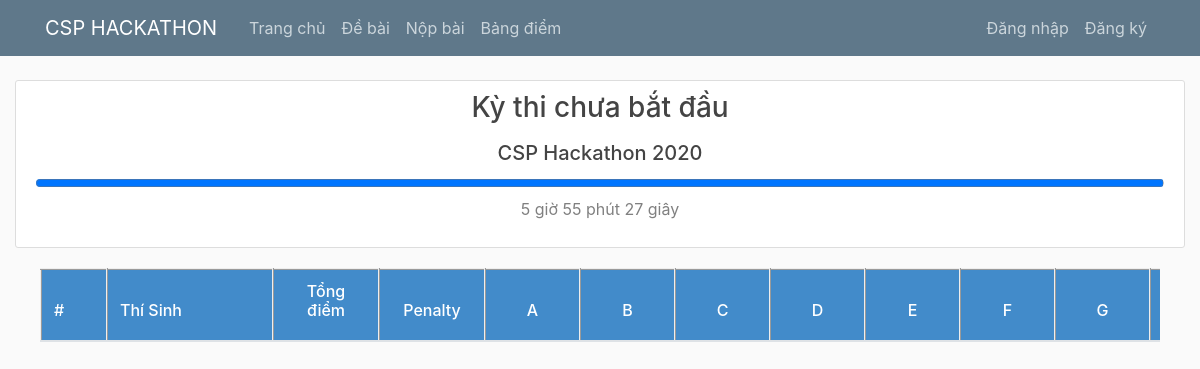
Page /standings on the earlier database version.
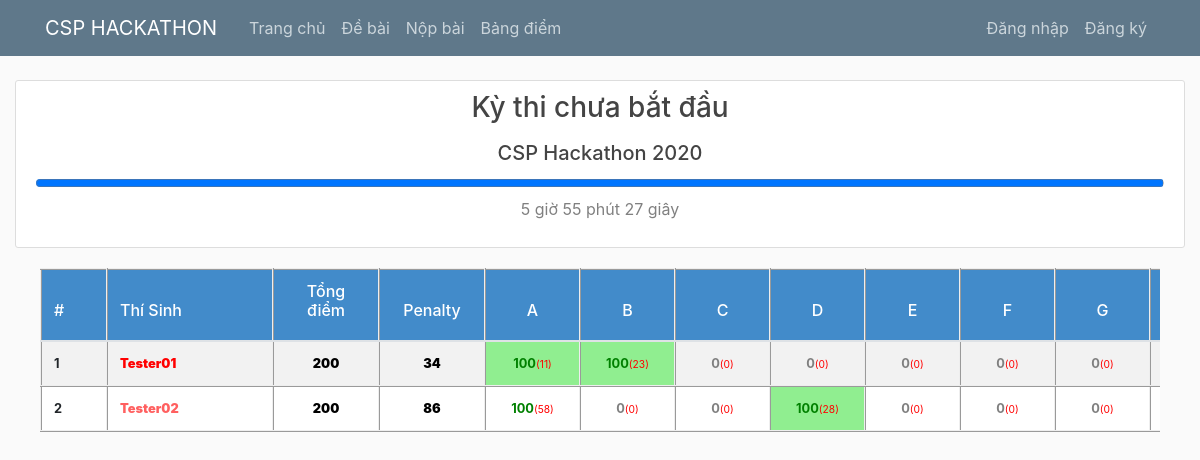
Same page on the later database version.
### Hackathon/models.py (models this page shows, shortened)
class User(db.Model, UserMixin):
    id = db.Column(db.Integer, primary_key=True)
    username = db.Column(db.String(20), unique=True, nullable=False)
    image_file = db.Column(db.String(20), nullable=False, default='default.jpg')
    password = db.Column(db.String(60), nullable=False)
    repass = db.Column(db.Boolean, nullable=False, default=False)
    posts = db.relationship('Post', backref='author', lazy=True)
    submissions = db.relationship('Submission', backref='author', lazy=True)

### Hackathon/routes.py (the view)
@app.route("/standings")
def standings():
    users = User.query.all()
    scores = []
    max_score_possible = [0 for i in range(0, nProblems)]
    for i in range(0, nProblems):
        problem = contestData['problem'][i]
        nSubtasks = int(problem['nSubtasks'])
        for j in range(1, nSubtasks + 1):
            max_score_possible[i] += problem[f'score_{j}'] if f'score_{j}' in problem else 100 // nSubtasks
    for user in users:
        if user.username in ["TeamHackathon2020", "kurone02"]:
            continue
        submissions = Submission.query.filter_by(author=user)
        score = {'username': user.username}
        score['total_score'] = 0
        score['total_penalty'] = 0
        for i in range(1, nProblems + 1):
            submission = list(filter(lambda x: x.problem_id == i, submissions))
            if len(submission) == 0:
                score[f"{convert_char[i - 1]}_score"] = 0
                score[f"{convert_char[i - 1]}_penalty"] = 0
                score[f"{convert_char[i - 1]}_submitted"] = False
                score[f"{convert_char[i - 1]}_is_first_AC"] = False
            else:
                score[f"{convert_char[i - 1]}_score"] = submission[0].max_score
                score[f"{convert_char[i - 1]}_penalty"] = submission[0].time_penalty + submission[0].subs_penalty
                score[f"{convert_char[i - 1]}_submitted"] = True
                score[f"{convert_char[i - 1]}_is_first_AC"] = submission[0].is_first_AC
            score['total_score'] += score[f"{convert_char[i - 1]}_score"]
            score['total_penalty'] += score[f"{convert_char[i - 1]}_penalty"]
        scores.append(score)
    scores = sorted(scores, key=lambda x: (x['total_score'], -x['total_penalty']), reverse=True)
    problem_list = contestData['problem']
    return render_template('standings.html', title='standings', problem_list=problem_list, scores=scores, nUsers=len(users)-2, max_score_possible=max_score_possible)

### Hackathon/routes.py (called while the page is built)
def contestData_timestart():
    token = list(map(int, contestData['timestart'].split('_')))
    dt = datetime(token[0], token[1], token[2], token[3], token[4], token[5])
    return int(mktime(dt.timetuple()))

@app.context_processor
def inject_contest_data():
    time_left = max(0, contestData_timestart() + contestData['duration'] * 60 - int(time()))
    unix_time = time_left
    if time_left > duration:
        time_left -= duration
        hour = time_left // 3600
        time_left %= 3600
        minute = time_left // 60
        time_left %= 60
        second = time_left
    else:
        hour = time_left // 3600
        time_left %= 3600
        minute = time_left // 60
        time_left %= 60
        second = time_left
    return dict(time_left=unix_time, hour=hour, minute=minute, second=second, nProblems=nProblems, duration=duration)

### Hackathon/templates/standings.html (shortened to what this page needs)
<!DOCTYPE html>
<html>
<head>
    <link rel="stylesheet" href="{{ url_for('static', filename='bootstrap/css/bootstrap.min.css') }}">
    <link rel="stylesheet" type="text/css" href="{{ url_for('static', filename='bootstrap/css/bootstrap.css') }}">
    <link rel="stylesheet" type="text/css" href="{{ url_for('static', filename='main.css') }}">
    <link rel="stylesheet" href="{{url_for('static', filename='css_hy/style.css')}}" type="text/css" charset="utf-8">
    <link rel="stylesheet" href="{{url_for('static', filename='css_hy/datatable.css')}}" type="text/css" charset="utf-8">
    <link rel="stylesheet" href="{{url_for('static', filename='css_hy/table-form.css')}}" type="text/css" charset="utf-8">
    <link rel="stylesheet" href="{{url_for('static', filename='css_hy/user.css')}}" type="text/css" charset="utf-8">
</head>
<body>
    {% set char="ABCDEFGHIJKLMNOPQRSTUVWXYZ" %}
    {% set color_rank=["red", "#ff6060", "orange", "darkviolet", "blue"] %}
    <header class="site-header">
      <nav class="navbar navbar-expand-md navbar-dark bg-steel fixed-top">
        <div class="container">
          <a class="navbar-brand mr-4" href="/">CSP HACKATHON</a>
          <div class="collapse navbar-collapse" id="navbarToggle">
            <div class="navbar-nav mr-auto">
              <a class="nav-item nav-link" href="/">Trang chủ</a>
              <a class="nav-item nav-link" href="/statement">Đề bài</a>
              <a class="nav-item nav-link" href="/submit">Nộp bài</a>
              <a class="nav-item nav-link" href="/standings">Bảng điểm</a>
            </div>
            <div class="navbar-nav">
              {% if current_user.is_authenticated %}
                {% if current_user.username == "TeamHackathon2020" %}
                  <a class="nav-item nav-link" href="{{ url_for('new_post') }}">Tạo bài viết mới</a>
                {% endif %}
                <a class="nav-item nav-link" href="{{url_for('profile')}}">Xin chào {{current_user.username}}</a>
                <a class="nav-item nav-link" href="{{url_for('logout')}}">Đăng xuất</a>
              {% else %}
                <a class="nav-item nav-link" href="{{url_for('login')}}">Đăng nhập</a>
                <a class="nav-item nav-link" href="{{url_for('register')}}">Đăng ký</a>
              {% endif %}
            </div>
          </div>
        </div>
      </nav>
    </header>
    <main>
        <div>
            <div class="col-md-12">
                <div class="content-section">
                    <center><h3>
                        {% if time_left > duration %}
                            Kỳ thi chưa bắt đầu
                        {% elif time_left <= 0 %}
                            Bảng xếp hạng chính thức
                        {% else %}
                            Bảng xếp hạng hiện tại
                        {% endif %}
                    </h3></center>
                    {% if time_left > duration %}
                        <center><p class='text-muted'><h5>CSP Hackathon 2020</h5></center>
                        <progress style="width: 100%" id="temp" max="{{time_left - duration}}" value="{{time_left - duration}}"></progress>
                        <center><p style='color: gray' id='timer'>{{hour}} giờ {{minute}} phút {{second}} giây</p></center>
                    {% elif time_left <= 0 %}
                        <center><p class='text-muted'><h5>CSP Hackathon 2020</h5></center>
                        <progress style="width: 100%" id="temp" max="{{duration}}" value="{{time_left}}"></progress>
                    {% else %}
                        <center><p class='text-muted'><h5>CSP Hackathon 2020</h5></center>
                        <progress style="width: 100%" id="temp" max="{{duration}}" value="{{time_left}}"></progress>
                        <center><p style='color: gray' id='timer'>{{hour}} giờ {{minute}} phút {{second}} giây</p></center>
                    {% endif %}
                </div>
            </div>
            <div>
                <div style='margin-top:10px; font-size:80%;'>
                    <div id="container" style="margin:0px 40px;padding:0; background-color: white;overflow:hidden">
                        <div id="rankabscol" class="rank-abs-div">
                            <table class="table table-bordered table-striped ranktable">
                                <thead>
                                    <tr>
                                        <th style='color:white;width:40px;'>
                                            <h6 style='color:white'>#</h6>
                                        </th>
                                        <th style='color:white;width:140px;text-align:left;'>
                                            <h6 style='color:white'>Thí Sinh</h6>
                                        </th>
                                        <th style='color:white;width:80px;text-align:center;'>
                                            <h6 style='color:white'>Tổng điểm</h6>
                                        </th>
                                        <th style='color:white;width:80px;text-align:center;'>
                                            <h6 style='color:white'>Penalty</h6>
                                        </th>
                                    </tr>
                                </thead>
                                <tbody>
                                    {% for i in range(0, nUsers) %}
                                        <tr>
                                            <td>{{i + 1}}</td>
                                            <td><b style="color: {{color_rank[i]}}">{{ scores[i]['username'] }}</b></td>
                                            <td style="color:black;text-align:center"><b>{{ scores[i]['total_score'] }}</b></td>
                                            <td style="color:black;text-align:center"><b>{{ scores[i]['total_penalty'] }}</b></td>
                                        </tr>
                                    {% endfor %}
                                </tbody>
                            </table>
                        </div>
                        <div class="rank-abs-div">
                            <table class="table table-bordered table-striped ranktable">
                                <thead>
                                    <tr>
                                        <th style='color:white;width:40px;'>
                                            <h6 style='color:white'>#</h6>
                                        </th>
                                        <th style='color:white;width:140px;text-align:left;'>
                                            <h6 style='color:white'>Thí Sinh</h6>
                                        </th>
                                        <th style='color:white;width:80px;text-align:center;'>
                                            <h6 style='color:white'>Tổng điểm</h6>
                                        </th>
                                        <th style='color:white;width:80px;text-align:center;'>
                                            <h6 style='color:white'>Penalty</h6>
                                        </th>
                                    </tr>
                                </thead>
                            </table>
                        </div>
                        <div id="rankdiv" style="margin:0;padding:0;position:relative;overflow:auto">
                            <table id="rank" class="table table-bordered table-striped ranktable">
                                <thead>
                                    <tr>
                                        <th style='color:white;width:40px;'>
                                            <h6 style='color:white'>#</h6>
                                        </th>
                                        <th style='color:white;width:140px;text-align:left;'>
                                            <h6 style='color:white'>Thí Sinh</h6>
                                        </th>
                                        <th style='color:white;width:80px;text-align:center;'>
                                            <h6 style='color:white'>Tổng điểm</h6>
                                        </th>
                                        <th style='color:white;width:80px;text-align:center;'>
                                            <h6 style='color:white'>Penalty</h6>
                                        </th>
                                        {% for i in range(0, nProblems) %}
                                            <th style="min-width:95px;text-align:center"><h6 style='color:#fff'>{{ problem_list[i]['problem_id'] }}</h6></th>
                                        {% endfor %}
                                    </tr>
                                </thead>
                                <tbody>
                                    {% for i in range(0, nUsers) %}
                                        <tr>
                                            <td>{{i + 1}}</td>
                                            <td><b style="color: {{color_rank[i]}}">{{ scores[i]['username'] }}</b></td>
                                            <td style="color:black;text-align:center"><b>{{ scores[i]['total_score'] }}</b></td>
                                            <td style="color:black;text-align:center"><b>{{ scores[i]['total_penalty'] }}</b></td>
                                            {% for j in range(0, nProblems) %}
                                                {% set color = "grey" %}
                                                {% if scores[i][[char[j], "submitted"]|join('_')] %}
                                                    {% if scores[i][[char[j], "score"]|join('_')] == 0 %}
                                                        {% set color = "red" %}
                                                    {% elif scores[i][[char[j], "score"]|join('_')] != max_score_possible[j] %}
                                                        {% set color = "darkorange" %}
                                                    {% else %}
                                                        {% set color = "green" %}
                                                    {% endif %}
                                                {% endif %}
                                                {% if scores[i][[char[j], "is_first_AC"]|join('_')] %}
                                                    <td style="color:{{color}};text-align:center; background-color: lightgreen">{{ scores[i][[char[j], "score"]|join('_')] }}<small style="color: red">({{scores[i][[char[j], "penalty"]|join('_')]}})</small></td>
                                                {% else %}
                                                    <td style="color:{{color}};text-align:center">{{ scores[i][[char[j], "score"]|join('_')] }}<small style="color: red">({{scores[i][[char[j], "penalty"]|join('_')]}})</small></td>
                                                {% endif %}
                                            {% endfor %}
                                        </tr>
                                    {% endfor %}
                                </tbody>
                            </table>
                        </div>
                    </div>
                </div>
            </div>
        </div>
    </main>
</body>
</html>

### Hackathon/static/main.css (style rules this page uses)
body { background: #fafafa; color: #333333; margin-top: 5rem; }
h1, h2, h3, h4, h5, h6 { color: #444444; }
.bg-steel { background-color: #5f788a; }
.site-header .navbar-nav .nav-link { color: #cbd5db; }
.content-section { background: #ffffff; padding: 10px 20px; border: 1px solid #dddddd; border-radius: 3px; margin-bottom: 20px; }

### Hackathon/templates/standings.html (style rules this page uses)
.ranktable { border-radius:3px; margin:0; }
.ranktable th, .ranktable td { font-weight: bold; border: 2px inset; }
.ranktable th { background-color:#428bca; color:white; }
.rank-abs-div { margin: 0; padding: 0; position: absolute; overflow:hidden; background-color:white; z-index:2; }

Differences in the rows shown:
added User: username "Tester01"
added User: username "Tester02"
Other differences:
new list line: "1 200 34"
new list line: "2 200 86"
new list line: "100 ( 11 ) 100 ( 23 ) 0 ( 0 ) 0 ( 0 ) 0 ( 0 ) 0 ( 0 ) 0 ( 0 )"
new list line: "100 ( 58 ) 0 ( 0 ) 0 ( 0 ) 100 ( 28 ) 0 ( 0 ) 0 ( 0 ) 0 ( 0 )"
